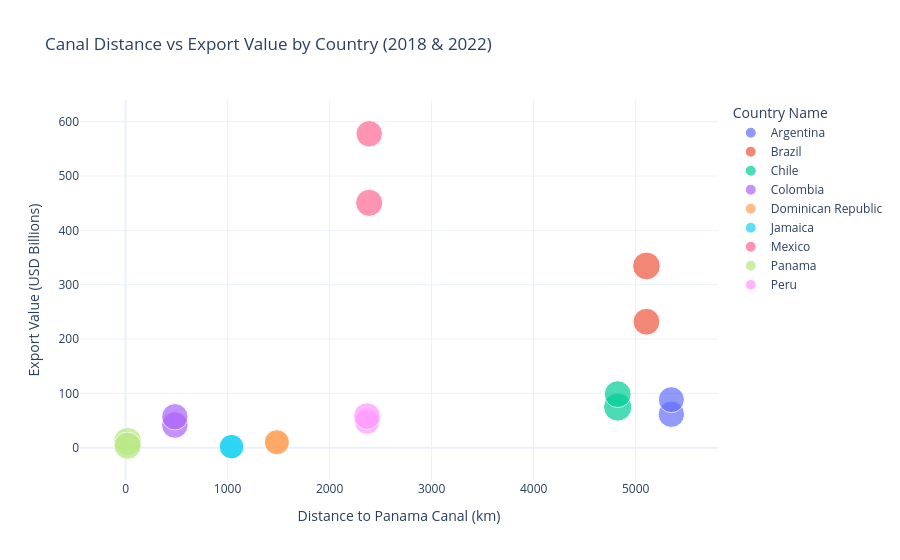

Notebook code for this chart:
### Code cell
# Chart 2- Scatter plot 

# Convert export value to billions
df_merged['Export Billions'] = df_merged['Export Value USD'] / 1e9

# Scatter plot
fig = px.scatter(
    df_merged,
    x='distance_to_canal_km',
    y='Export Billions',
    color='Country Name',
    size='Overall',
    hover_name='Country Name',
    hover_data=['Year', 'Overall', 'Customs'],
    title='Canal Distance vs Export Value by Country (2018 & 2022)',
    labels={
        'distance_to_canal_km': 'Distance to Panama Canal (km)',
        'Export Billions': 'Export Value (USD Billions)',
        'Overall': 'LPI Score'
    },
    template='plotly_white'
)

fig.write_html('/Users/ashantimiller/latam-export-analysis/visuals/scatter_distance_exports.html')
fig.show()
print("Chart 2 saved!")

### Figure 1 — Plotly figure (JSON) as saved in the notebook; plotly's stock layout.template omitted (floating-point values rounded to 4 significant figures)
{"data": [{"customdata": [[2018.0, 2.89, 2.42], [2022.0, 2.8, 2.7]], "hovertemplate": "<b>%{hovertext}</b><br><br>Country Name=Argentina<br>Distance to Panama Canal (km)=%{x}<br>Export Value (USD Billions)=%{y}<br>LPI Score=%{customdata[1]}<br>Year=%{customdata[0]}<br>Customs=%{customdata[2]}<extra></extra>", "hovertext": ["Argentina", "Argentina"], "legendgroup": "Argentina", "marker": {"color": "#636efa", "size": [2.89, 2.8], "sizemode": "area", "sizeref": 0.0083, "symbol": "circle"}, "mode": "markers", "name": "Argentina", "orientation": "v", "showlegend": true, "type": "scatter", "x": [5350, 5350], "xaxis": "x", "y": [61.56, 88.45], "yaxis": "y"}, {"customdata": [[2018.0, 2.99, 2.41], [2022.0, 3.2, 2.9]], "hovertemplate": "<b>%{hovertext}</b><br><br>Country Name=Brazil<br>Distance to Panama Canal (km)=%{x}<br>Export Value (USD Billions)=%{y}<br>LPI Score=%{customdata[1]}<br>Year=%{customdata[0]}<br>Customs=%{customdata[2]}<extra></extra>", "hovertext": ["Brazil", "Brazil"], "legendgroup": "Brazil", "marker": {"color": "#EF553B", "size": [2.99, 3.2], "sizemode": "area", "sizeref": 0.0083, "symbol": "circle"}, "mode": "markers", "name": "Brazil", "orientation": "v", "showlegend": true, "type": "scatter", "x": [5106, 5106], "xaxis": "x", "y": [231.9, 334.5], "yaxis": "y"}, {"customdata": [[2018.0, 3.32, 3.27], [2022.0, 3.0, 3.0]], "hovertemplate": "<b>%{hovertext}</b><br><br>Country Name=Chile<br>Distance to Panama Canal (km)=%{x}<br>Export Value (USD Billions)=%{y}<br>LPI Score=%{customdata[1]}<br>Year=%{customdata[0]}<br>Customs=%{customdata[2]}<extra></extra>", "hovertext": ["Chile", "Chile"], "legendgroup": "Chile", "marker": {"color": "#00cc96", "size": [3.32, 3.0], "sizemode": "area", "sizeref": 0.0083, "symbol": "circle"}, "mode": "markers", "name": "Chile", "orientation": "v", "showlegend": true, "type": "scatter", "x": [4824, 4824], "xaxis": "x", "y": [74.84, 98.56], "yaxis": "y"}, {"customdata": [[2018.0, 2.94, 2.61], [2022.0, 2.9, 2.5]], "hovertemplate": "<b>%{hovertext}</b><br><br>Country Name=Colombia<br>Distance to Panama Canal (km)=%{x}<br>Export Value (USD Billions)=%{y}<br>LPI Score=%{customdata[1]}<br>Year=%{customdata[0]}<br>Customs=%{customdata[2]}<extra></extra>", "hovertext": ["Colombia", "Colombia"], "legendgroup": "Colombia", "marker": {"color": "#ab63fa", "size": [2.94, 2.9], "sizemode": "area", "sizeref": 0.0083, "symbol": "circle"}, "mode": "markers", "name": "Colombia", "orientation": "v", "showlegend": true, "type": "scatter", "x": [483, 483], "xaxis": "x", "y": [41.83, 56.91], "yaxis": "y"}, {"customdata": [[2018.0, 2.66, 2.41], [2022.0, 2.6, 2.6]], "hovertemplate": "<b>%{hovertext}</b><br><br>Country Name=Dominican Republic<br>Distance to Panama Canal (km)=%{x}<br>Export Value (USD Billions)=%{y}<br>LPI Score=%{customdata[1]}<br>Year=%{customdata[0]}<br>Customs=%{customdata[2]}<extra></extra>", "hovertext": ["Dominican Republic", "Dominican Republic"], "legendgroup": "Dominican Republic", "marker": {"color": "#FFA15A", "size": [2.66, 2.6], "sizemode": "area", "sizeref": 0.0083, "symbol": "circle"}, "mode": "markers", "name": "Dominican Republic", "orientation": "v", "showlegend": true, "type": "scatter", "x": [1483, 1483], "xaxis": "x", "y": [10.76, 9.836], "yaxis": "y"}, {"customdata": [[2018.0, 2.52, 2.42], [2022.0, 2.5, 2.2]], "hovertemplate": "<b>%{hovertext}</b><br><br>Country Name=Jamaica<br>Distance to Panama Canal (km)=%{x}<br>Export Value (USD Billions)=%{y}<br>LPI Score=%{customdata[1]}<br>Year=%{customdata[0]}<br>Customs=%{customdata[2]}<extra></extra>", "hovertext": ["Jamaica", "Jamaica"], "legendgroup": "Jamaica", "marker": {"color": "#19d3f3", "size": [2.52, 2.5], "sizemode": "area", "sizeref": 0.0083, "symbol": "circle"}, "mode": "markers", "name": "Jamaica", "orientation": "v", "showlegend": true, "type": "scatter", "x": [1039, 1039], "xaxis": "x", "y": [1.961, 1.901], "yaxis": "y"}, {"customdata": [[2018.0, 3.05, 2.77], [2022.0, 2.9, 2.5]], "hovertemplate": "<b>%{hovertext}</b><br><br>Country Name=Mexico<br>Distance to Panama Canal (km)=%{x}<br>Export Value (USD Billions)=%{y}<br>LPI Score=%{customdata[1]}<br>Year=%{customdata[0]}<br>Customs=%{customdata[2]}<extra></extra>", "hovertext": ["Mexico", "Mexico"], "legendgroup": "Mexico", "marker": {"color": "#FF6692", "size": [3.05, 2.9], "sizemode": "area", "sizeref": 0.0083, "symbol": "circle"}, "mode": "markers", "name": "Mexico", "orientation": "v", "showlegend": true, "type": "scatter", "x": [2388, 2388], "xaxis": "x", "y": [450.7, 577.7], "yaxis": "y"}, {"customdata": [[2018.0, 3.28, 2.87], [2022.0, 3.1, 3.0]], "hovertemplate": "<b>%{hovertext}</b><br><br>Country Name=Panama<br>Distance to Panama Canal (km)=%{x}<br>Export Value (USD Billions)=%{y}<br>LPI Score=%{customdata[1]}<br>Year=%{customdata[0]}<br>Customs=%{customdata[2]}<extra></extra>", "hovertext": ["Panama", "Panama"], "legendgroup": "Panama", "marker": {"color": "#B6E880", "size": [3.28, 3.1], "sizemode": "area", "sizeref": 0.0083, "symbol": "circle"}, "mode": "markers", "name": "Panama", "orientation": "v", "showlegend": true, "type": "scatter", "x": [20, 20], "xaxis": "x", "y": [11.48, 3.652], "yaxis": "y"}, {"customdata": [[2018.0, 2.69, 2.53], [2022.0, 3.0, 2.6]], "hovertemplate": "<b>%{hovertext}</b><br><br>Country Name=Peru<br>Distance to Panama Canal (km)=%{x}<br>Export Value (USD Billions)=%{y}<br>LPI Score=%{customdata[1]}<br>Year=%{customdata[0]}<br>Customs=%{customdata[2]}<extra></extra>", "hovertext": ["Peru", "Peru"], "legendgroup": "Peru", "marker": {"color": "#FF97FF", "size": [2.69, 3.0], "sizemode": "area", "sizeref": 0.0083, "symbol": "circle"}, "mode": "markers", "name": "Peru", "orientation": "v", "showlegend": true, "type": "scatter", "x": [2367, 2367], "xaxis": "x", "y": [48.02, 58.17], "yaxis": "y"}], "layout": {"legend": {"itemsizing": "constant", "title": {"text": "Country Name"}, "tracegroupgap": 0}, "title": {"text": "Canal Distance vs Export Value by Country (2018 & 2022)"}, "xaxis": {"anchor": "y", "domain": [0, 1], "title": {"text": "Distance to Panama Canal (km)"}}, "yaxis": {"anchor": "x", "domain": [0, 1], "title": {"text": "Export Value (USD Billions)"}}}}
